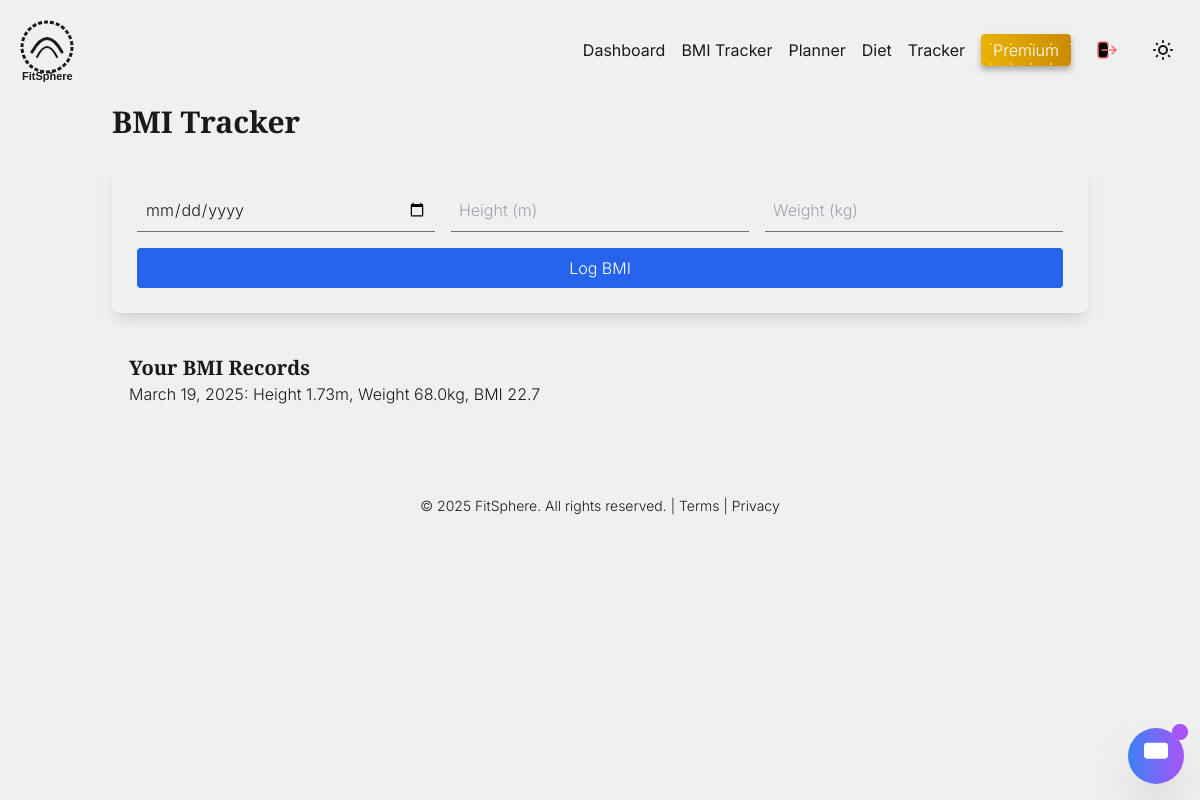
/bmi-tracker/ (signed in), run on the app's committed database.
### core/models.py (models this page shows, shortened)
class BMIRecord(models.Model):
    user = models.ForeignKey(User, on_delete=models.CASCADE)
    date = models.DateField()
    height = models.FloatField(help_text="Height in meters")
    weight = models.FloatField(help_text="Weight in kg")
    bmi = models.FloatField(editable=False)

### core/views.py (the view)
# urls.py: path('bmi-tracker/', views.bmi_tracker, name='bmi_tracker'),
@login_required
def bmi_tracker(request):
    if request.method == 'POST':
        date = request.POST.get('date')
        height = float(request.POST.get('height'))  # Convert to float
        weight = float(request.POST.get('weight'))  # Convert to float
        BMIRecord.objects.create(user=request.user, date=date, height=height, weight=weight)
        return redirect('dashboard')
    records = BMIRecord.objects.filter(user=request.user)
    return render(request, 'bmi_tracker.html', {'records': records})

### core/templates/bmi_tracker.html (shortened to what this page needs)
{% extends 'base.html' %}
{% block content %}
<div class="container mx-auto p-6">
    <h1 class="text-3xl font-bold mb-6">BMI Tracker</h1>
    <form method="post" class="glass p-6 rounded-lg shadow-lg">
        <div class="grid grid-cols-1 md:grid-cols-3 gap-4">
            <input type="date" name="date" required class="p-2 bg-transparent border-b border-gray-500 focus:outline-none">
            <input type="number" name="height" placeholder="Height (m)" step="0.01" required class="p-2 bg-transparent border-b border-gray-500 focus:outline-none">
            <input type="number" name="weight" placeholder="Weight (kg)" step="0.1" required class="p-2 bg-transparent border-b border-gray-500 focus:outline-none">
        </div>
        <button type="submit" class="mt-4 w-full py-2 bg-blue-600 hover:bg-blue-700 text-white rounded">Log BMI</button>
    </form>
    <div class="mt-6 glass p-4 rounded-lg">
        <h2 class="text-xl font-semibold">Your BMI Records</h2>
        {% for record in records %}
            <p>{{ record.date }}: Height {{ record.height }}m, Weight {{ record.weight }}kg, BMI {{ record.bmi|floatformat:1 }}</p>
        {% empty %}
            <p>No BMI records yet.</p>
        {% endfor %}
    </div>
</div>
{% endblock %}

### core/templates/base.html (style rules this page uses)
:root { --glass-bg-dark: rgba(255, 255, 255, 0.05); --glass-bg-light: rgba(0, 0, 0, 0.05); --glow: 0 0 10px rgba(59, 130, 246, 0.5); --border-dark: #ffffff10; --border-light: #00000010; }
body { font-family: 'Inter', sans-serif; font-size: 16px; font-weight: 300; line-height: 1.5; width: 100vw; display: flex; flex-direction: column; margin: 0; padding: 0; }
h1, h2, h3 { font-family: 'Playfair Display', serif; font-weight: 700; }
.glass { backdrop-filter: blur(5px); border: 1px solid var(--border-dark); }
body.dark .glass { background: var(--glass-bg-dark); }
html.light { --bg-color: #f0f0f0; --text-color: #1a1a1a; --glass-bg: rgba(0, 0, 0, 0.05); --border-color: rgba(0, 0, 0, 0.1); }
body { background: var(--bg-color); color: var(--text-color); transition: background-color 0.4s, color 0.4s; }

### data on the page
BMIRecord: date "March 19, 2025", height "1.73", weight "68.0", bmi "22.7"
